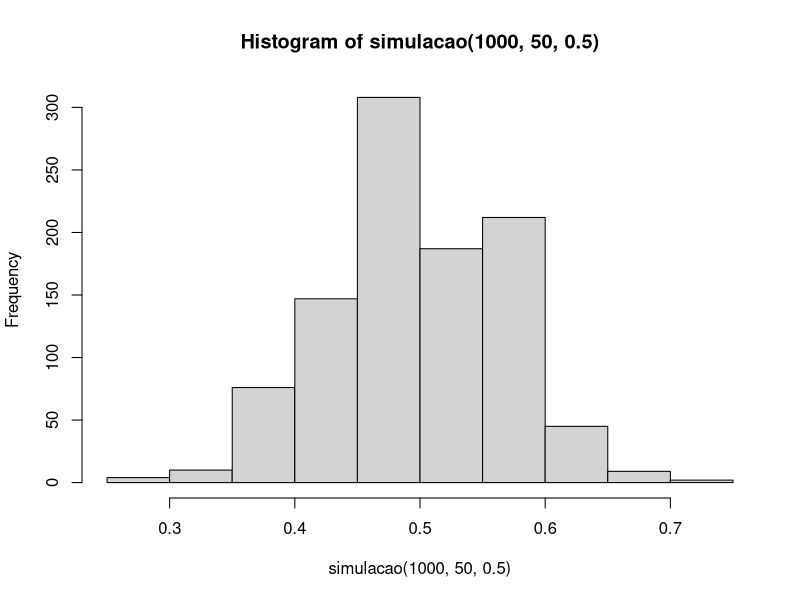

The R script that drew this image:
## ---- chunk 1
moeda <- function(p){
  x <- runif(1)
    if (x<p){
      0
    }else{
      1
    }
}

moedas <- function(n,p){
  i <- 1
  vetor <- numeric(length(n))
  for(i in 1:n){
    vetor[i] <- (moeda(p))
  }
  return(vetor)
}

proporcao <- function(resultados){
  tamanho <- length(resultados)
return(sum(resultados)/tamanho)
}

simulacao <- function(k,n,p){
  i <- 1
  vetor <- numeric(length(k))
  for(i in 1:k){
    vetor[i] <- proporcao(moedas(n,p))
  }
  return(vetor)
  
}

hist(simulacao(1000,50,0.5))



  

